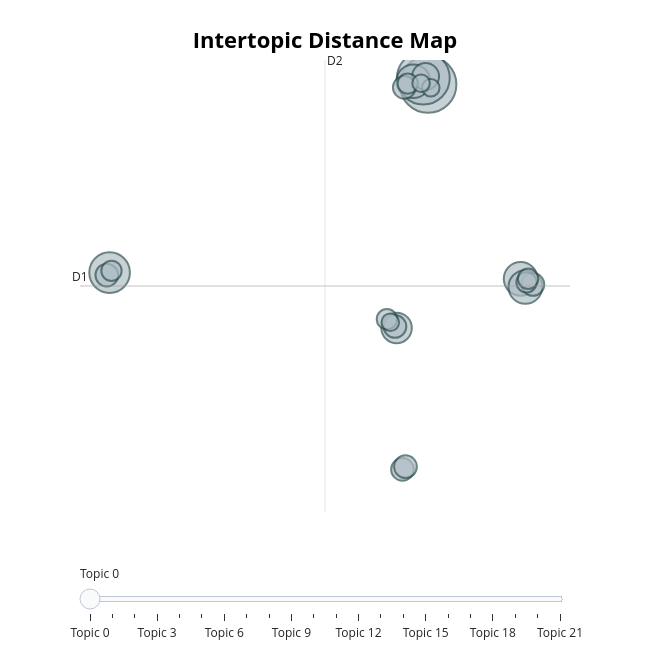

Write notebook code for a chart like this one.
### Markdown cell above
## Make a visualization of the topics (see topic_model.visualize_topics())

### Code cell
topic_model.visualize_topics()

### Figure 1 — Plotly figure (JSON) as saved in the notebook; plotly's stock layout.template omitted (floating-point values rounded to 4 significant figures)
{"data": [{"customdata": [[0, "america | people | americans | american | new", 31], [1, "world | people | years | new | america", 27], [2, "states | government | united | congress | department", 16], [3, "world | nations | soviet | peace | economic", 11], [4, "states | government | united | public | mexico", 11], [5, "states | united | government | constitution | state", 11], [6, "government | law | states | united | gold", 9], [7, "people | government | world | new | shall", 7], [8, "bank | public | states | country | government", 5], [9, "national | federal | reduction | public | ought", 5], [10, "government | national | law | country | public", 5], [11, "states | united | government | great | powers", 5], [12, "government | states | public | united | country", 5], [13, "work | government | congress | great | states", 5], [14, "states | public | united | government | congress", 4], [15, "congress | states | year | june | government", 4], [16, "war | shall | government | congress | present", 4], [17, "government | states | united | year | congress", 4], [18, "states | public | congress | power | great", 4], [19, "america | security | terror | terrorists | iraq", 3], [20, "world | free | war | soviet | nations", 3], [21, "states | constitution | government | congress | country", 3]], "hovertemplate": "<b>Topic %{customdata[0]}</b><br>%{customdata[1]}<br>Size: %{customdata[2]}", "legendgroup": "", "marker": {"color": "#B0BEC5", "line": {"color": "DarkSlateGrey", "width": 2}, "size": [31, 27, 16, 11, 11, 11, 9, 7, 5, 5, 5, 5, 5, 5, 4, 4, 4, 4, 4, 3, 3, 3], "sizemode": "area", "sizeref": 0.01937, "symbol": "circle"}, "mode": "markers", "name": "", "orientation": "v", "showlegend": false, "type": "scatter", "x": [10.36, 10.01, -12.79, 9.287, 17.09, 17.43, 8.069, 10.18, -12.99, 8.631, 8.5, 7.951, 17.98, 8.716, -12.65, 17.51, 8.882, 7.366, 17.63, 10.55, 9.849, 7.613], "xaxis": "x", "y": [8.097, 8.609, -7.008, 8.355, -7.512, -8.167, -11.45, 8.747, -7.211, 7.861, -22.81, -11.34, -7.958, -22.6, -6.871, -7.795, 8.163, -10.75, -7.505, 7.832, 8.19, -11.0], "yaxis": "y"}], "layout": {"annotations": [{"showarrow": false, "text": "D1", "x": -14.94, "y": -8.087, "yshift": 10}, {"showarrow": false, "text": "D2", "x": 2.867, "xshift": 10, "y": 10.06}], "height": 650, "hoverlabel": {"bgcolor": "white", "font": {"family": "Rockwell", "size": 16}}, "legend": {"itemsizing": "constant", "tracegroupgap": 0}, "margin": {"t": 60}, "shapes": [{"line": {"color": "#CFD8DC", "width": 2}, "type": "line", "x0": 2.867, "x1": 2.867, "y0": -26.23, "y1": 10.06}, {"line": {"color": "#9E9E9E", "width": 2}, "type": "line", "x0": -14.94, "x1": 20.67, "y0": -8.087, "y1": -8.087}], "sliders": [{"active": 0, "pad": {"t": 50}, "steps": [{"args": [{"marker.color": [["red", "#B0BEC5", "#B0BEC5", "#B0BEC5", "#B0BEC5", "#B0BEC5", "#B0BEC5", "#B0BEC5", "#B0BEC5", "#B0BEC5", "#B0BEC5", "#B0BEC5", "#B0BEC5", "#B0BEC5", "#B0BEC5", "#B0BEC5", "#B0BEC5", "#B0BEC5", "#B0BEC5", "#B0BEC5", "#B0BEC5", "#B0BEC5"]]}], "label": "Topic 0", "method": "update"}, {"args": [{"marker.color": [["#B0BEC5", "red", "#B0BEC5", "#B0BEC5", "#B0BEC5", "#B0BEC5", "#B0BEC5", "#B0BEC5", "#B0BEC5", "#B0BEC5", "#B0BEC5", "#B0BEC5", "#B0BEC5", "#B0BEC5", "#B0BEC5", "#B0BEC5", "#B0BEC5", "#B0BEC5", "#B0BEC5", "#B0BEC5", "#B0BEC5", "#B0BEC5"]]}], "label": "Topic 1", "method": "update"}, {"args": [{"marker.color": [["#B0BEC5", "#B0BEC5", "red", "#B0BEC5", "#B0BEC5", "#B0BEC5", "#B0BEC5", "#B0BEC5", "#B0BEC5", "#B0BEC5", "#B0BEC5", "#B0BEC5", "#B0BEC5", "#B0BEC5", "#B0BEC5", "#B0BEC5", "#B0BEC5", "#B0BEC5", "#B0BEC5", "#B0BEC5", "#B0BEC5", "#B0BEC5"]]}], "label": "Topic 2", "method": "update"}, {"args": [{"marker.color": [["#B0BEC5", "#B0BEC5", "#B0BEC5", "red", "#B0BEC5", "#B0BEC5", "#B0BEC5", "#B0BEC5", "#B0BEC5", "#B0BEC5", "#B0BEC5", "#B0BEC5", "#B0BEC5", "#B0BEC5", "#B0BEC5", "#B0BEC5", "#B0BEC5", "#B0BEC5", "#B0BEC5", "#B0BEC5", "#B0BEC5", "#B0BEC5"]]}], "label": "Topic 3", "method": "update"}, {"args": [{"marker.color": [["#B0BEC5", "#B0BEC5", "#B0BEC5", "#B0BEC5", "red", "#B0BEC5", "#B0BEC5", "#B0BEC5", "#B0BEC5", "#B0BEC5", "#B0BEC5", "#B0BEC5", "#B0BEC5", "#B0BEC5", "#B0BEC5", "#B0BEC5", "#B0BEC5", "#B0BEC5", "#B0BEC5", "#B0BEC5", "#B0BEC5", "#B0BEC5"]]}], "label": "Topic 4", "method": "update"}, {"args": [{"marker.color": [["#B0BEC5", "#B0BEC5", "#B0BEC5", "#B0BEC5", "#B0BEC5", "red", "#B0BEC5", "#B0BEC5", "#B0BEC5", "#B0BEC5", "#B0BEC5", "#B0BEC5", "#B0BEC5", "#B0BEC5", "#B0BEC5", "#B0BEC5", "#B0BEC5", "#B0BEC5", "#B0BEC5", "#B0BEC5", "#B0BEC5", "#B0BEC5"]]}], "label": "Topic 5", "method": "update"}, {"args": [{"marker.color": [["#B0BEC5", "#B0BEC5", "#B0BEC5", "#B0BEC5", "#B0BEC5", "#B0BEC5", "red", "#B0BEC5", "#B0BEC5", "#B0BEC5", "#B0BEC5", "#B0BEC5", "#B0BEC5", "#B0BEC5", "#B0BEC5", "#B0BEC5", "#B0BEC5", "#B0BEC5", "#B0BEC5", "#B0BEC5", "#B0BEC5", "#B0BEC5"]]}], "label": "Topic 6", "method": "update"}, {"args": [{"marker.color": [["#B0BEC5", "#B0BEC5", "#B0BEC5", "#B0BEC5", "#B0BEC5", "#B0BEC5", "#B0BEC5", "red", "#B0BEC5", "#B0BEC5", "#B0BEC5", "#B0BEC5", "#B0BEC5", "#B0BEC5", "#B0BEC5", "#B0BEC5", "#B0BEC5", "#B0BEC5", "#B0BEC5", "#B0BEC5", "#B0BEC5", "#B0BEC5"]]}], "label": "Topic 7", "method": "update"}, {"args": [{"marker.color": [["#B0BEC5", "#B0BEC5", "#B0BEC5", "#B0BEC5", "#B0BEC5", "#B0BEC5", "#B0BEC5", "#B0BEC5", "red", "#B0BEC5", "#B0BEC5", "#B0BEC5", "#B0BEC5", "#B0BEC5", "#B0BEC5", "#B0BEC5", "#B0BEC5", "#B0BEC5", "#B0BEC5", "#B0BEC5", "#B0BEC5", "#B0BEC5"]]}], "label": "Topic 8", "method": "update"}, {"args": [{"marker.color": [["#B0BEC5", "#B0BEC5", "#B0BEC5", "#B0BEC5", "#B0BEC5", "#B0BEC5", "#B0BEC5", "#B0BEC5", "#B0BEC5", "red", "#B0BEC5", "#B0BEC5", "#B0BEC5", "#B0BEC5", "#B0BEC5", "#B0BEC5", "#B0BEC5", "#B0BEC5", "#B0BEC5", "#B0BEC5", "#B0BEC5", "#B0BEC5"]]}], "label": "Topic 9", "method": "update"}, {"args": [{"marker.color": [["#B0BEC5", "#B0BEC5", "#B0BEC5", "#B0BEC5", "#B0BEC5", "#B0BEC5", "#B0BEC5", "#B0BEC5", "#B0BEC5", "#B0BEC5", "red", "#B0BEC5", "#B0BEC5", "#B0BEC5", "#B0BEC5", "#B0BEC5", "#B0BEC5", "#B0BEC5", "#B0BEC5", "#B0BEC5", "#B0BEC5", "#B0BEC5"]]}], "label": "Topic 10", "method": "update"}, {"args": [{"marker.color": [["#B0BEC5", "#B0BEC5", "#B0BEC5", "#B0BEC5", "#B0BEC5", "#B0BEC5", "#B0BEC5", "#B0BEC5", "#B0BEC5", "#B0BEC5", "#B0BEC5", "red", "#B0BEC5", "#B0BEC5", "#B0BEC5", "#B0BEC5", "#B0BEC5", "#B0BEC5", "#B0BEC5", "#B0BEC5", "#B0BEC5", "#B0BEC5"]]}], "label": "Topic 11", "method": "update"}, {"args": [{"marker.color": [["#B0BEC5", "#B0BEC5", "#B0BEC5", "#B0BEC5", "#B0BEC5", "#B0BEC5", "#B0BEC5", "#B0BEC5", "#B0BEC5", "#B0BEC5", "#B0BEC5", "#B0BEC5", "red", "#B0BEC5", "#B0BEC5", "#B0BEC5", "#B0BEC5", "#B0BEC5", "#B0BEC5", "#B0BEC5", "#B0BEC5", "#B0BEC5"]]}], "label": "Topic 12", "method": "update"}, {"args": [{"marker.color": [["#B0BEC5", "#B0BEC5", "#B0BEC5", "#B0BEC5", "#B0BEC5", "#B0BEC5", "#B0BEC5", "#B0BEC5", "#B0BEC5", "#B0BEC5", "#B0BEC5", "#B0BEC5", "#B0BEC5", "red", "#B0BEC5", "#B0BEC5", "#B0BEC5", "#B0BEC5", "#B0BEC5", "#B0BEC5", "#B0BEC5", "#B0BEC5"]]}], "label": "Topic 13", "method": "update"}, {"args": [{"marker.color": [["#B0BEC5", "#B0BEC5", "#B0BEC5", "#B0BEC5", "#B0BEC5", "#B0BEC5", "#B0BEC5", "#B0BEC5", "#B0BEC5", "#B0BEC5", "#B0BEC5", "#B0BEC5", "#B0BEC5", "#B0BEC5", "red", "#B0BEC5", "#B0BEC5", "#B0BEC5", "#B0BEC5", "#B0BEC5", "#B0BEC5", "#B0BEC5"]]}], "label": "Topic 14", "method": "update"}, {"args": [{"marker.color": [["#B0BEC5", "#B0BEC5", "#B0BEC5", "#B0BEC5", "#B0BEC5", "#B0BEC5", "#B0BEC5", "#B0BEC5", "#B0BEC5", "#B0BEC5", "#B0BEC5", "#B0BEC5", "#B0BEC5", "#B0BEC5", "#B0BEC5", "red", "#B0BEC5", "#B0BEC5", "#B0BEC5", "#B0BEC5", "#B0BEC5", "#B0BEC5"]]}], "label": "Topic 15", "method": "update"}, {"args": [{"marker.color": [["#B0BEC5", "#B0BEC5", "#B0BEC5", "#B0BEC5", "#B0BEC5", "#B0BEC5", "#B0BEC5", "#B0BEC5", "#B0BEC5", "#B0BEC5", "#B0BEC5", "#B0BEC5", "#B0BEC5", "#B0BEC5", "#B0BEC5", "#B0BEC5", "red", "#B0BEC5", "#B0BEC5", "#B0BEC5", "#B0BEC5", "#B0BEC5"]]}], "label": "Topic 16", "method": "update"}, {"args": [{"marker.color": [["#B0BEC5", "#B0BEC5", "#B0BEC5", "#B0BEC5", "#B0BEC5", "#B0BEC5", "#B0BEC5", "#B0BEC5", "#B0BEC5", "#B0BEC5", "#B0BEC5", "#B0BEC5", "#B0BEC5", "#B0BEC5", "#B0BEC5", "#B0BEC5", "#B0BEC5", "red", "#B0BEC5", "#B0BEC5", "#B0BEC5", "#B0BEC5"]]}], "label": "Topic 17", "method": "update"}, {"args": [{"marker.color": [["#B0BEC5", "#B0BEC5", "#B0BEC5", "#B0BEC5", "#B0BEC5", "#B0BEC5", "#B0BEC5", "#B0BEC5", "#B0BEC5", "#B0BEC5", "#B0BEC5", "#B0BEC5", "#B0BEC5", "#B0BEC5", "#B0BEC5", "#B0BEC5", "#B0BEC5", "#B0BEC5", "red", "#B0BEC5", "#B0BEC5", "#B0BEC5"]]}], "label": "Topic 18", "method": "update"}, {"args": [{"marker.color": [["#B0BEC5", "#B0BEC5", "#B0BEC5", "#B0BEC5", "#B0BEC5", "#B0BEC5", "#B0BEC5", "#B0BEC5", "#B0BEC5", "#B0BEC5", "#B0BEC5", "#B0BEC5", "#B0BEC5", "#B0BEC5", "#B0BEC5", "#B0BEC5", "#B0BEC5", "#B0BEC5", "#B0BEC5", "red", "#B0BEC5", "#B0BEC5"]]}], "label": "Topic 19", "method": "update"}, {"args": [{"marker.color": [["#B0BEC5", "#B0BEC5", "#B0BEC5", "#B0BEC5", "#B0BEC5", "#B0BEC5", "#B0BEC5", "#B0BEC5", "#B0BEC5", "#B0BEC5", "#B0BEC5", "#B0BEC5", "#B0BEC5", "#B0BEC5", "#B0BEC5", "#B0BEC5", "#B0BEC5", "#B0BEC5", "#B0BEC5", "#B0BEC5", "red", "#B0BEC5"]]}], "label": "Topic 20", "method": "update"}, {"args": [{"marker.color": [["#B0BEC5", "#B0BEC5", "#B0BEC5", "#B0BEC5", "#B0BEC5", "#B0BEC5", "#B0BEC5", "#B0BEC5", "#B0BEC5", "#B0BEC5", "#B0BEC5", "#B0BEC5", "#B0BEC5", "#B0BEC5", "#B0BEC5", "#B0BEC5", "#B0BEC5", "#B0BEC5", "#B0BEC5", "#B0BEC5", "#B0BEC5", "red"]]}], "label": "Topic 21", "method": "update"}]}], "title": {"font": {"color": "Black", "size": 22}, "text": "<b>Intertopic Distance Map</b>", "x": 0.5, "xanchor": "center", "y": 0.95, "yanchor": "top"}, "width": 650, "xaxis": {"anchor": "y", "domain": [0, 1], "range": [-14.94, 20.67], "title": {"text": ""}, "visible": false}, "yaxis": {"anchor": "x", "domain": [0, 1], "range": [-26.23, 10.06], "title": {"text": ""}, "visible": false}}}
